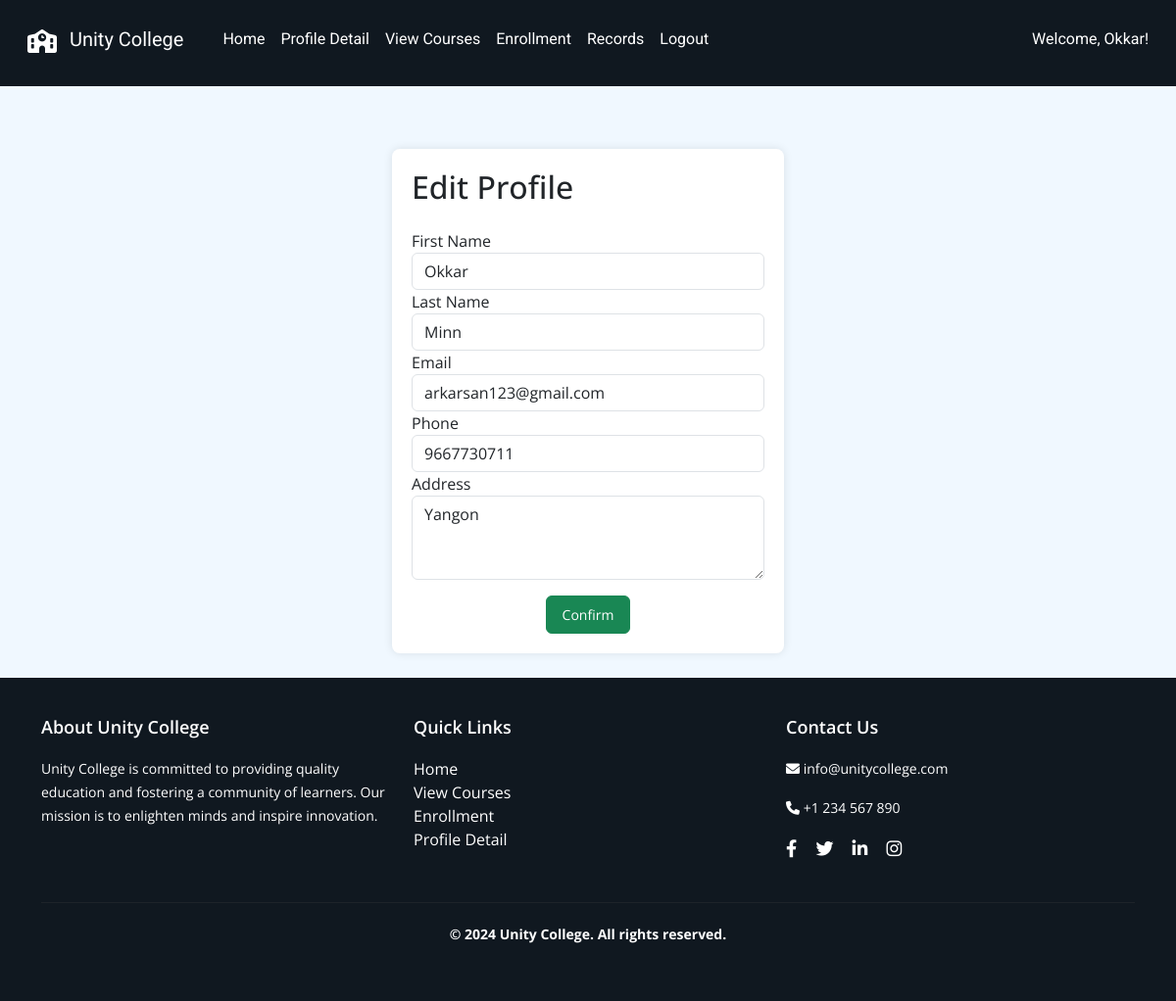
The app's page /student/profile/edit (signed in), older data.
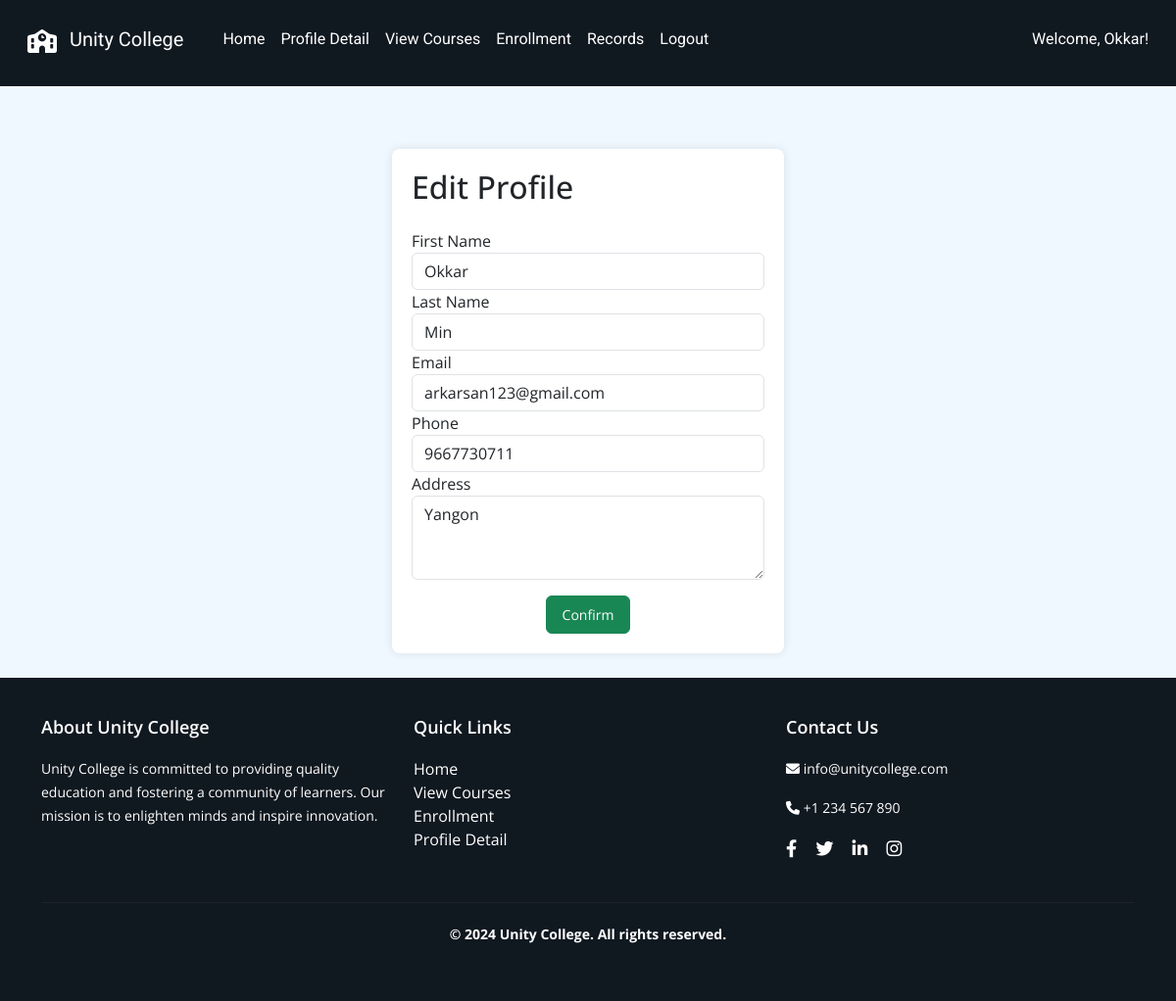
The same page, newer data.
### tables this page shows
CREATE TABLE "student" (
    "id" INTEGER PRIMARY KEY AUTOINCREMENT,
    "first_name" TEXT NOT NULL,
    "last_name" TEXT NOT NULL,
    "email" TEXT NOT NULL,
    "phone" INTEGER NOT NULL,
    "address" TEXT NOT NULL,
    "password" TEXT NOT NULL
);

### app.py (the view)
@app.route("/student/profile/edit", methods=["GET", "POST"])
def edit_profile():
    if 'username' not in session or session.get('user_type') != 'student':
        return redirect(url_for('student_login'))
    username = session.get('username')
    if request.method == "POST":
        first_name = request.form.get('fname')
        last_name = request.form.get('lname')
        phone = request.form.get('phone')
        email = request.form.get('email')
        address = request.form.get('address')
        try:
            execute_db("""
                UPDATE student
                SET first_name = ?, last_name = ?, email = ?, phone = ?, address = ?
                WHERE first_name = ?
            """, (first_name, last_name, email, phone, address, username))
            session['username'] = first_name  # Update session with the new name if changed
            return redirect(url_for('view_profile'))
        except Exception as e:
            print(traceback.format_exc())
    else:
        try:
            profile = query_db("SELECT first_name, last_name, email, phone, address FROM student WHERE first_name = ?", (username,), one=True)
            if not profile:
                return redirect(url_for('home'))
        except Exception as e:
            print(traceback.format_exc())
            profile = {}
        return render_template("student/edit_profile.html", profile=profile, username=username)

### dbcontroller.py (called while the page is built)
def query_db(query, args=(), one=False):
    con = sqlite3.connect('advweb.db')
    cur = con.cursor()
    cur.execute(query, args)
    rv = cur.fetchall()
    cur.close()
    con.close()
    return (rv[0] if rv else None) if one else rv

### templates/student/edit_profile.html
{% extends "/student/layout.html" %} {% block content %}
<link rel="stylesheet" href="/static/css/student/editprofile.css" />
<div class="container mt-5">
  <div class="form-container">
    <h2 class="mb-4">Edit Profile</h2>
    <form method="POST" action="{{ url_for('edit_profile') }}">
      <div class="form-group">
        <label for="fname">First Name</label>
        <input
          type="text"
          class="form-control"
          id="fname"
          name="fname"
          value="{{ profile[0] }}"
          required
        />
      </div>
      <div class="form-group">
        <label for="lname">Last Name</label>
        <input
          type="text"
          class="form-control"
          id="lname"
          name="lname"
          value="{{ profile[1] }}"
          required
        />
      </div>
      <div class="form-group">
        <label for="email">Email</label>
        <input
          type="email"
          class="form-control"
          id="email"
          name="email"
          value="{{ profile[2] }}"
          required
        />
      </div>
      <div class="form-group">
        <label for="phone">Phone</label>
        <input
          type="text"
          class="form-control"
          id="phone"
          name="phone"
          value="{{ profile[3] }}"
          required
        />
      </div>
      <div class="form-group">
        <label for="address">Address</label>
        <textarea
          class="form-control"
          id="address"
          name="address"
          rows="3"
          required
        >
{{ profile[4] }}</textarea
        >
      </div>
      <button type="submit" class="btn btn-success mt-3">Confirm</button>
    </form>
  </div>
</div>
{% endblock %}

### templates/student/layout.html (shortened to what the changed rows need)
<!DOCTYPE html>
<html lang="en">
  <head>
    <link
      href="https://cdn.jsdelivr.net/npm/bootstrap@5.3.0/dist/css/bootstrap.min.css"
      rel="stylesheet"
    />
    <link href="/static/css/student/layout.css" rel="stylesheet" />
    <link
      rel="stylesheet"
      href="https://cdnjs.cloudflare.com/ajax/libs/font-awesome/6.0.0-beta3/css/all.min.css"
    />
  </head>
  <body>
    <nav class="navbar navbar-expand-lg navbar-light navbar-custom">
      <div class="container-fluid">
        <div class="collapse navbar-collapse" id="navbarNav">
          {% if username %}
          <div class="d-flex">
            <span class="navbar-text me-3">Welcome, {{ username }}!</span>
          </div>
          {% endif %}
        </div>
      </div>
    </nav>
    <div class="container mt-4">{% block content %}{% endblock %}</div>
  </body>
</html>

Row changes from the older to the newer data that the page shows:
changed student "Okkar": lname "Minn" → "Min"
